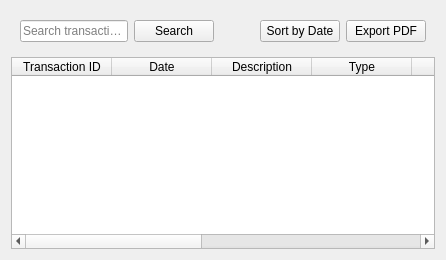
                <widget class="QWidget" name="listTab_4">
                 <attribute name="icon">
                  <iconset>
                   <normaloff>:/icons/icons/employees.png</normaloff>:/icons/icons/employees.png</iconset>
                 </attribute>
                 <attribute name="title">
                  <string> List of Payments</string>
                 </attribute>
                 <layout class="QVBoxLayout" name="paymentListLayout">
                  <item>
                   <widget class="QFrame" name="paymentSearchFrame">
                    <layout class="QHBoxLayout" name="paymentSearchLayout">
                     <item>
                      <widget class="QLineEdit" name="paymentSearchLineEdit">
                       <property name="placeholderText">
                        <string>Search transactions...</string>
                       </property>
                      </widget>
                     </item>
                     <item>
                      <widget class="QPushButton" name="paymentSearchButton">
                       <property name="text">
                        <string>Search</string>
                       </property>
                       <property name="icon">
                        <iconset resource="resources.qrc">
                         <normaloff>:/icons/icons/search.png</normaloff>:/icons/icons/search.png</iconset>
                       </property>
                      </widget>
                     </item>
                     <item>
                      <spacer name="paymentSearchSpacer">
                       <property name="orientation">
                        <enum>Qt::Orientation::Horizontal</enum>
                       </property>
                       <property name="sizeHint" stdset="0">
                        <size>
                         <width>40</width>
                         <height>20</height>
                        </size>
                       </property>
                      </spacer>
                     </item>
                     <item>
                      <widget class="QPushButton" name="paymentSortButton">
                       <property name="text">
                        <string>Sort by Date</string>
                       </property>
                      </widget>
                     </item>
                     <item>
                      <widget class="QPushButton" name="paymentExportButton">
                       <property name="text">
                        <string>Export PDF</string>
                       </property>
                      </widget>
                     </item>
                    </layout>
                   </widget>
                  </item>
                  <item>
                   <widget class="QTableWidget" name="paymentTable">
                    <property name="alternatingRowColors">
                     <bool>true</bool>
                    </property>
                    <property name="selectionBehavior">
                     <enum>QAbstractItemView::SelectionBehavior::SelectRows</enum>
                    </property>
                    <column>
                     <property name="text">
                      <string>Transaction ID</string>
                     </property>
                    </column>
                    <column>
                     <property name="text">
                      <string>Date</string>
                     </property>
                    </column>
                    <column>
                     <property name="text">
                      <string>Description</string>
                     </property>
                    </column>
                    <column>
                     <property name="text">
                      <string>Type</string>
                     </property>
                    </column>
                    <column>
                     <property name="text">
                      <string>Amount</string>
                     </property>
                    </column>
                    <column>
                     <property name="text">
                      <string>Method</string>
                     </property>
                    </column>
                    <column>
                     <property name="text">
                      <string>Status</string>
                     </property>
                    </column>
                    <column>
                     <property name="text">
                      <string>Member ID</string>
                     </property>
                    </column>
                    <column>
                     <property name="text">
                      <string>Actions</string>
                     </property>
                    </column>
                   </widget>
                  </item>
                 </layout>
                </widget>
